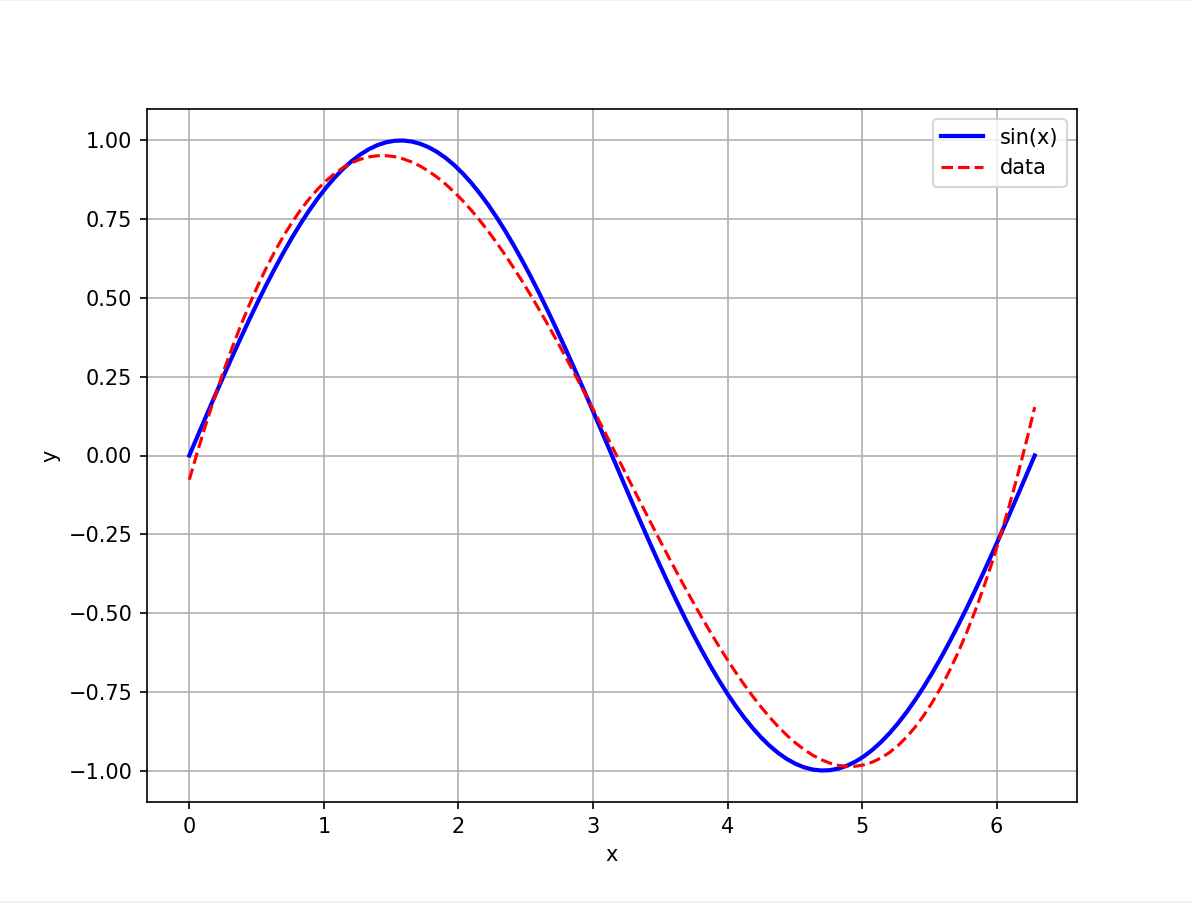

This chart was generated by the following Python code:
import numpy as np
import matplotlib.pyplot as plt

# 生成数据
x = np.linspace(0, 2 * np.pi, 100)  # 在0到2π范围内生成100个点
y = np.sin(x)  # 对应的y值为sin(x)

# 对输入数据进行标准化 (均值为0，标准差为1)
x_mean = np.mean(x)
x_std = np.std(x)
x_standardized = (x - x_mean) / x_std

# 初始化参数
theta = np.random.randn(6)


# 定义均方误差损失函数
def compute_cost(x, y, theta):
    m = len(y)
    pd = theta[0] + theta[1] * x + theta[2] * (x ** 2) + theta[3] * (x ** 3) + theta[4] * (x ** 4) + theta[
        5] * (x ** 5)
    return (1 / (2 * m)) * np.sum((pd - y) ** 2)


# 梯度下降算法
def gradient_descent(x, y, theta, eva, time):
    m = len(y)
    cost = np.zeros(time)
    for i in range(time):
        pd = theta[0] + theta[1] * x + theta[2] * (x ** 2) + theta[3] * (x ** 3) + theta[4] * (x ** 4) + theta[
            5] * (x ** 5)

        # 计算每个 theta 的梯度
        theta_0_grad = (1 / m) * np.sum(pd - y)
        theta_1_grad = (1 / m) * np.sum((pd - y) * x)
        theta_2_grad = (1 / m) * np.sum((pd - y) * (x ** 2))
        theta_3_grad = (1 / m) * np.sum((pd - y) * (x ** 3))
        theta_4_grad = (1 / m) * np.sum((pd - y) * (x ** 4))
        theta_5_grad = (1 / m) * np.sum((pd - y) * (x ** 5))

        # 更新参数
        theta[0] -= eva * theta_0_grad
        theta[1] -= eva * theta_1_grad
        theta[2] -= eva * theta_2_grad
        theta[3] -= eva * theta_3_grad
        theta[4] -= eva * theta_4_grad
        theta[5] -= eva * theta_5_grad
        cost[i] = compute_cost(x, y, theta)
    return theta, cost



eva = 1e-3  # 学习率
time = 50000  # 迭代次数

# 梯度下降
theta_gd, cost = gradient_descent(x_standardized, y, theta, eva, time)

# 预测结果
y_pd_gd = theta_gd[0] + theta_gd[1] * x_standardized + theta_gd[2] * (x_standardized ** 2) + \
            theta_gd[3] * (x_standardized ** 3) + theta_gd[4] * (x_standardized ** 4) + theta_gd[5] * (
                        x_standardized ** 5)

# 绘制拟合结果
plt.figure(figsize=(8, 6))
plt.plot(x, y, label='sin(x)', color='b', linewidth=2)
plt.plot(x, y_pd_gd, label='data', color='r', linestyle='--')
plt.legend()
plt.xlabel('x')
plt.ylabel('y')
plt.grid(True)
plt.show()

# 打印最终损失
print(f"在 {time} 次后的最终损失为: {cost[-1]}")
